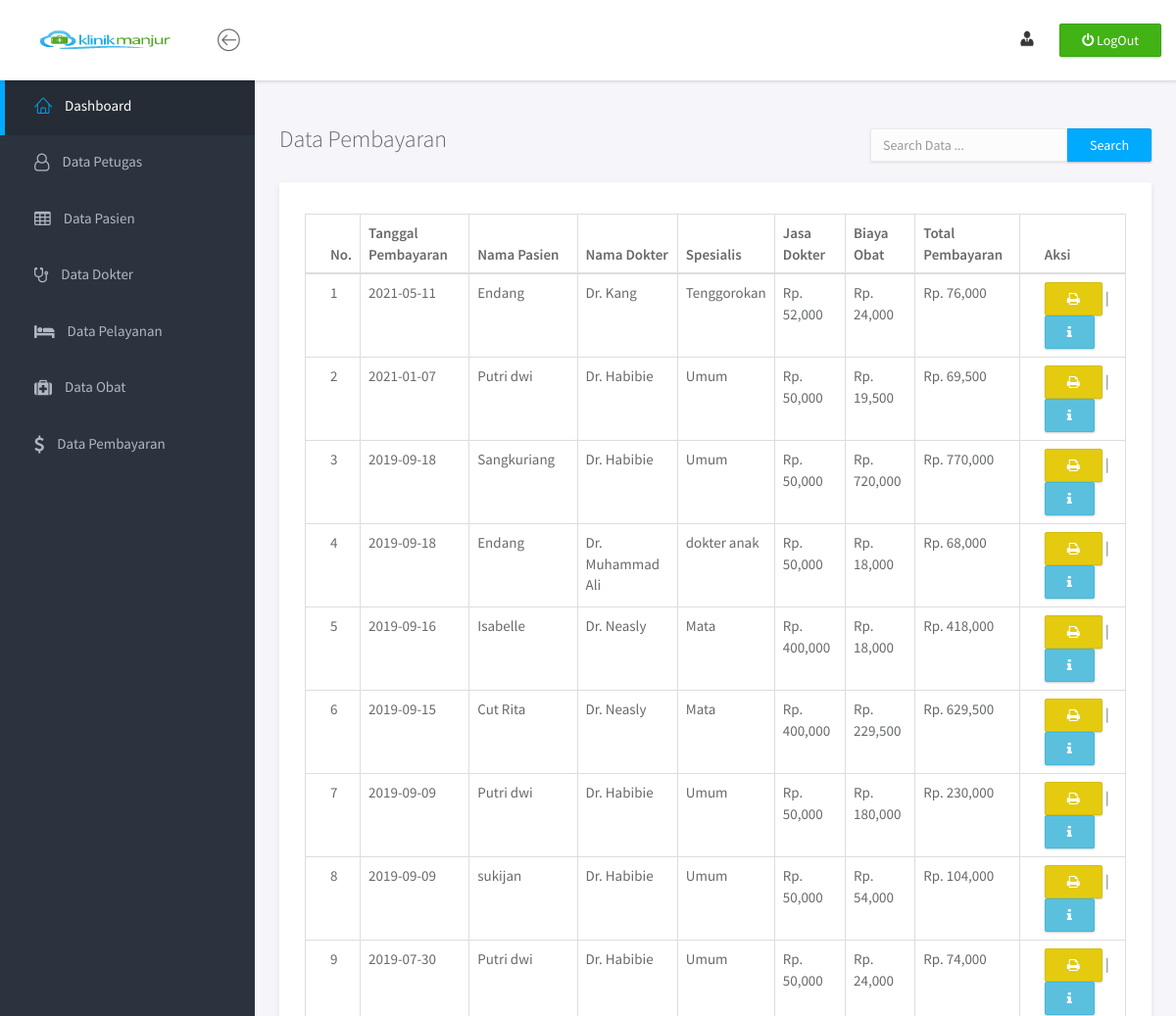
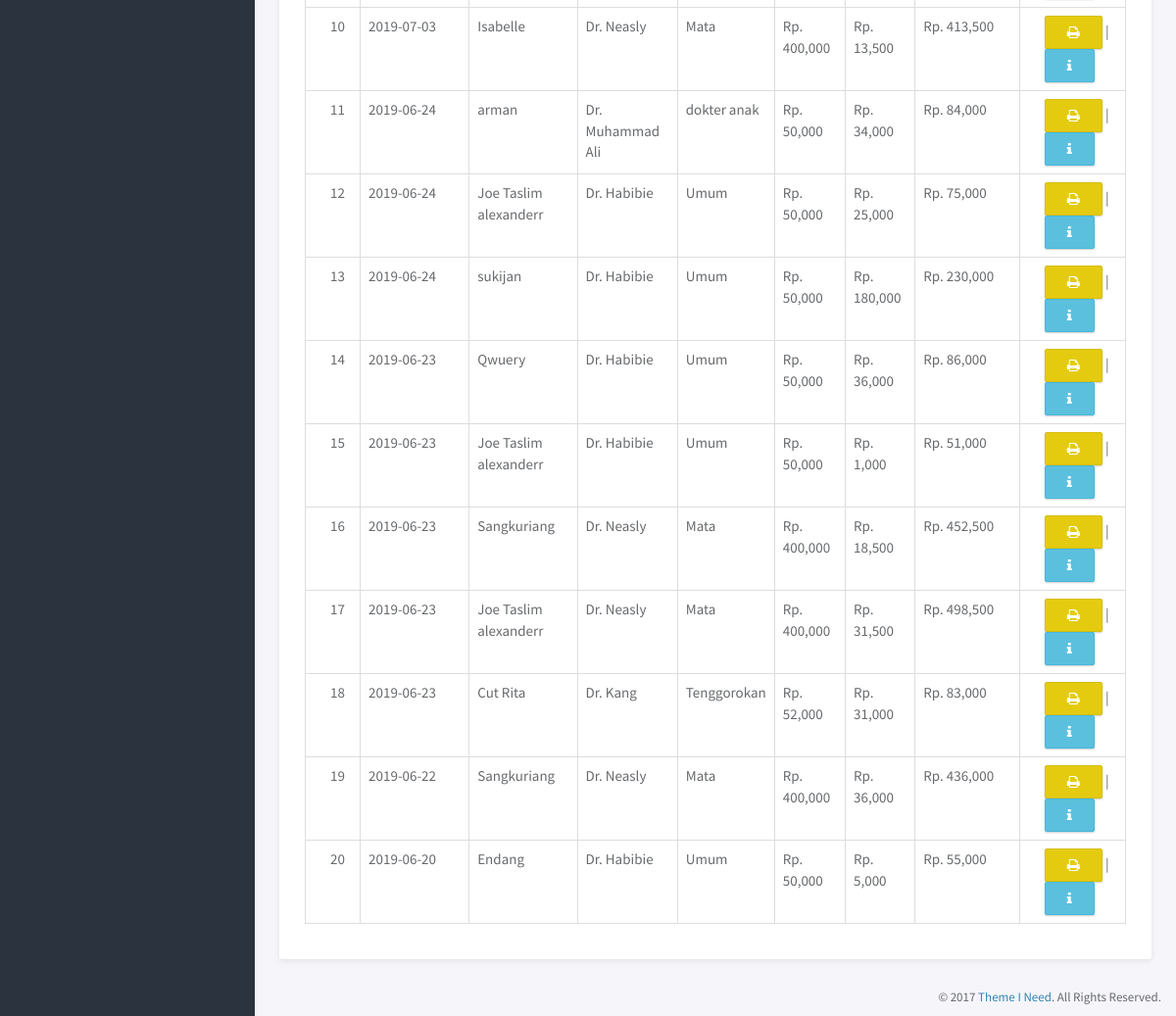
Page /admin/data-biaya.php on the committed database (2 pictures, top to bottom).
### tables this page shows
CREATE TABLE `bayar` (
  `id_bayar` int(11) NOT NULL,
  `id_pasien` int(11) NOT NULL,
  `id_dokter` int(11) NOT NULL,
  `tanggal_bayar` date NOT NULL,
  `tarif` varchar(20) NOT NULL,
  `biaya_resep` varchar(30) NOT NULL,
  `keluhan` text NOT NULL,
  `diagnosa` text NOT NULL,
  `resep` text NOT NULL,
  `total_bayar` varchar(50) NOT NULL
);

CREATE TABLE `pasien` (
  `id_pasien` int(11) NOT NULL,
  `nama_pasien` varchar(50) NOT NULL,
  `lahir_pasien` date NOT NULL,
  `keluarga_pasien` varchar(50) NOT NULL,
  `alamat_pasien` text NOT NULL,
  `jk_pasien` enum('L','P') NOT NULL,
  `telepon_pasien` varchar(15) NOT NULL
);

CREATE TABLE `dokter` (
  `id_dokter` int(11) NOT NULL,
  `nama_dokter` varchar(50) NOT NULL,
  `lahir_dokter` date NOT NULL,
  `alamat` text NOT NULL,
  `telepon` varchar(20) NOT NULL,
  `tarif` varchar(20) NOT NULL,
  `spesialis` varchar(50) NOT NULL,
  `keterangan` text NOT NULL
);

### admin/data-biaya.php (the view, shortened to what this page needs)
<?php
include 'koneksi.php';
?>
<!doctype html>
<html lang="en">
<head>
	<link rel="stylesheet" href="assets/vendor/bootstrap/css/bootstrap.min.css">
	<link rel="stylesheet" href="assets/vendor/font-awesome/css/font-awesome.min.css">
	<link rel="stylesheet" href="assets/vendor/linearicons/style.css">
	<link rel="stylesheet" href="assets/css/main.css">
	<link rel="stylesheet" href="assets/css/demo.css">
</head>
<body>
	<div id="wrapper">
		<nav class="navbar navbar-default navbar-fixed-top">
			<div class="brand">
				<img src="assets/img/manjur.png" alt="Klorofil Logo" class="img-responsive logo">
			</div>
			<div class="container-fluid">
				<div class="navbar-btn">
					<button type="button" class="btn-toggle-fullwidth"><i class="lnr lnr-arrow-left-circle"></i></button>
				</div>
				<div class="navbar-btn navbar-btn-right">
					<a class="btn btn-success update-pro" href="logout.php" title="Log-Out"><i class="fa fa-power-off"></i> <span> LogOut</span></a>
				</div>
				<div id="navbar-menu">
					<ul class="nav navbar-nav navbar-right">
						<li class="dropdown">
							<a href="#" class="dropdown-toggle" data-toggle="dropdown"><img src="assets/img/kepsek.png" class="img-circle" alt="Avatar"> <span><?php print($_SESSION['user']) ?></span></a>
						</li>
					</ul>
				</div>
			</div>
		</nav>
		<div id="sidebar-nav" class="sidebar">
			<div class="sidebar-scroll">
				<nav>
					<ul class="nav">
						<li><a href="dashboard.php" class="active"><i class="lnr lnr-home"></i> <span>Dashboard</span></a></li>
						<li><a href="data-petugas.php" class=""><i class="fa fa-user-o"></i> <span>Data Petugas</span></a></li>
						<li><a href="data-pasien.php" class=""><i class="fa fa-table"></i> <span>Data Pasien</span></a></li>
						<li><a href="data-dokter.php" class=""><i class="fa fa-stethoscope"></i> <span>Data Dokter</span></a></li>
						<li><a href="data-pelayanan.php" class=""><i class="fa fa-bed"></i> <span>Data Pelayanan</span></a></li>
						<li><a href="data-obat.php" class=""><i class="fa fa-medkit"></i> <span>Data Obat</span></a></li>
						<li><a href="data-biaya.php" class=""><i class="fa fa-usd"></i> <span>Data Pembayaran</span></a></li>
					</ul>
				</nav>
			</div>
		</div>
		<div class="main">
			<div class="main-content">
				<div class="container-fluid">
					<form class="navbar-form navbar-right" action="search-pembayaran.php" method="post">
						<div class="input-group">
							<input type="text" name="keyword" value="" class="form-control" placeholder="Search Data ..." autocomplete="off" autofocus>
							<span class="input-group-btn">
								<button type="submit" class="btn btn-primary" name="cari">Search</button>
							</span>
						</div>
					</form>
					<br>
					<h3 class="page-title">Data Pembayaran</h3>
							<div class="panel">
								<br>
								<div class="panel-body">
									<table class="table table-bordered">
										<thead>
											<tr>
												<th>No.</th>
												<th>Tanggal Pembayaran</th>
												<th>Nama Pasien</th>
												<th>Nama Dokter</th>
												<th>Spesialis</th>
												<th>Jasa Dokter</th>
												<th>Biaya Obat</th>
												<th>Total Pembayaran</th>
												<th>Aksi</th>
											</tr>
										</thead>
										<tbody>
											<?php $no=1; ?>
											<?php $ambil = $koneksi ->query("SELECT * FROM bayar
											INNER JOIN pasien ON bayar.id_pasien=pasien.id_pasien
											INNER JOIN dokter ON bayar.id_dokter=dokter.id_dokter ORDER BY id_bayar DESC");?>
											<?php while ($pecah = $ambil -> fetch_assoc()){
											?>
											<tr>
												<td><?php echo $no; ?></td>
												<td><?php echo $pecah["tanggal_bayar"]; ?></td>
												<td><?php echo $pecah["nama_pasien"]; ?></td>
												<td><?php echo $pecah["nama_dokter"]; ?></td>
												<td><?php echo $pecah["spesialis"]; ?></td>
												<td>Rp. <?php echo number_format($pecah["tarif"]); ?></td>
												<td>Rp. <?php echo number_format($pecah["biaya_resep"]); ?></td>
												<td>Rp. <?php echo number_format($pecah["total_bayar"]); ?></td>
												<td>
													<a href="print-pembayaran.php?id=<?php echo $pecah['id_bayar']; ?>" class="btn btn-warning"><i class="fa fa-print"></i> </a> |
													<a href="detail-pembayaran.php?id=<?php echo $pecah['id_bayar']; ?>" class="btn btn-info"><i class="fa fa-info"></i></a>
												</td>
											</tr>
											<?php $no++;  ?>
											<?php } ?>
										</tbody>
									</table>
								</div>
							</div>
				</div>
			</div>
		</div>
		<footer>
			<div class="container-fluid">
				<p class="copyright">&copy; 2017 <a href="https://www.themeineed.com" target="_blank">Theme I Need</a>. All Rights Reserved.</p>
			</div>
		</footer>
	</div>
</body>
</html>

### rows in the picture
bayar: tanggal_bayar "2021-05-11", id_pasien.nama_pasien "Endang", id_dokter.nama_dokter "Dr. Kang", id_dokter.spesialis "Tenggorokan", id_dokter.tarif "52,000", biaya_resep "24,000", total_bayar "76,000"
bayar: tanggal_bayar "2021-01-07", id_pasien.nama_pasien "Putri dwi", id_dokter.nama_dokter "Dr. Habibie", id_dokter.spesialis "Umum", id_dokter.tarif "50,000", biaya_resep "19,500", total_bayar "69,500"
bayar: tanggal_bayar "2019-09-18", id_pasien.nama_pasien "Sangkuriang", id_dokter.nama_dokter "Dr. Habibie", id_dokter.spesialis "Umum", id_dokter.tarif "50,000", biaya_resep "720,000", total_bayar "770,000"
bayar: tanggal_bayar "2019-09-18", id_pasien.nama_pasien "Endang", id_dokter.nama_dokter "Dr. Muhammad Ali", id_dokter.spesialis "dokter anak", id_dokter.tarif "50,000", biaya_resep "18,000", total_bayar "68,000"
bayar: tanggal_bayar "2019-09-16", id_pasien.nama_pasien "Isabelle", id_dokter.nama_dokter "Dr. Neasly", id_dokter.spesialis "Mata", id_dokter.tarif "400,000", biaya_resep "18,000", total_bayar "418,000"
bayar: tanggal_bayar "2019-09-15", id_pasien.nama_pasien "Cut Rita", id_dokter.nama_dokter "Dr. Neasly", id_dokter.spesialis "Mata", id_dokter.tarif "400,000", biaya_resep "229,500", total_bayar "629,500"
bayar: tanggal_bayar "2019-09-09", id_pasien.nama_pasien "Putri dwi", id_dokter.nama_dokter "Dr. Habibie", id_dokter.spesialis "Umum", id_dokter.tarif "50,000", biaya_resep "180,000", total_bayar "230,000"
bayar: tanggal_bayar "2019-09-09", id_pasien.nama_pasien "sukijan", id_dokter.nama_dokter "Dr. Habibie", id_dokter.spesialis "Umum", id_dokter.tarif "50,000", biaya_resep "54,000", total_bayar "104,000"
bayar: tanggal_bayar "2019-07-30", id_pasien.nama_pasien "Putri dwi", id_dokter.nama_dokter "Dr. Habibie", id_dokter.spesialis "Umum", id_dokter.tarif "50,000", biaya_resep "24,000", total_bayar "74,000"
bayar: tanggal_bayar "2019-07-03", id_pasien.nama_pasien "Isabelle", id_dokter.nama_dokter "Dr. Neasly", id_dokter.spesialis "Mata", id_dokter.tarif "400,000", biaya_resep "13,500", total_bayar "413,500"
bayar: tanggal_bayar "2019-06-24", id_pasien.nama_pasien "arman", id_dokter.nama_dokter "Dr. Muhammad Ali", id_dokter.spesialis "dokter anak", id_dokter.tarif "50,000", biaya_resep "34,000", total_bayar "84,000"
bayar: tanggal_bayar "2019-06-24", id_pasien.nama_pasien "Joe Taslim alexanderr", id_dokter.nama_dokter "Dr. Habibie", id_dokter.spesialis "Umum", id_dokter.tarif "50,000", biaya_resep "25,000", total_bayar "75,000"
bayar: tanggal_bayar "2019-06-24", id_pasien.nama_pasien "sukijan", id_dokter.nama_dokter "Dr. Habibie", id_dokter.spesialis "Umum", id_dokter.tarif "50,000", biaya_resep "180,000", total_bayar "230,000"
bayar: tanggal_bayar "2019-06-23", id_pasien.nama_pasien "Qwuery", id_dokter.nama_dokter "Dr. Habibie", id_dokter.spesialis "Umum", id_dokter.tarif "50,000", biaya_resep "36,000", total_bayar "86,000"
bayar: tanggal_bayar "2019-06-23", id_pasien.nama_pasien "Joe Taslim alexanderr", id_dokter.nama_dokter "Dr. Habibie", id_dokter.spesialis "Umum", id_dokter.tarif "50,000", biaya_resep "1,000", total_bayar "51,000"
bayar: tanggal_bayar "2019-06-23", id_pasien.nama_pasien "Sangkuriang", id_dokter.nama_dokter "Dr. Neasly", id_dokter.spesialis "Mata", id_dokter.tarif "400,000", biaya_resep "18,500", total_bayar "452,500"
bayar: tanggal_bayar "2019-06-23", id_pasien.nama_pasien "Joe Taslim alexanderr", id_dokter.nama_dokter "Dr. Neasly", id_dokter.spesialis "Mata", id_dokter.tarif "400,000", biaya_resep "31,500", total_bayar "498,500"
bayar: tanggal_bayar "2019-06-23", id_pasien.nama_pasien "Cut Rita", id_dokter.nama_dokter "Dr. Kang", id_dokter.spesialis "Tenggorokan", id_dokter.tarif "52,000", biaya_resep "31,000", total_bayar "83,000"
bayar: tanggal_bayar "2019-06-22", id_pasien.nama_pasien "Sangkuriang", id_dokter.nama_dokter "Dr. Neasly", id_dokter.spesialis "Mata", id_dokter.tarif "400,000", biaya_resep "36,000", total_bayar "436,000"
bayar: tanggal_bayar "2019-06-20", id_pasien.nama_pasien "Endang", id_dokter.nama_dokter "Dr. Habibie", id_dokter.spesialis "Umum", id_dokter.tarif "50,000", biaya_resep "5,000", total_bayar "55,000"
